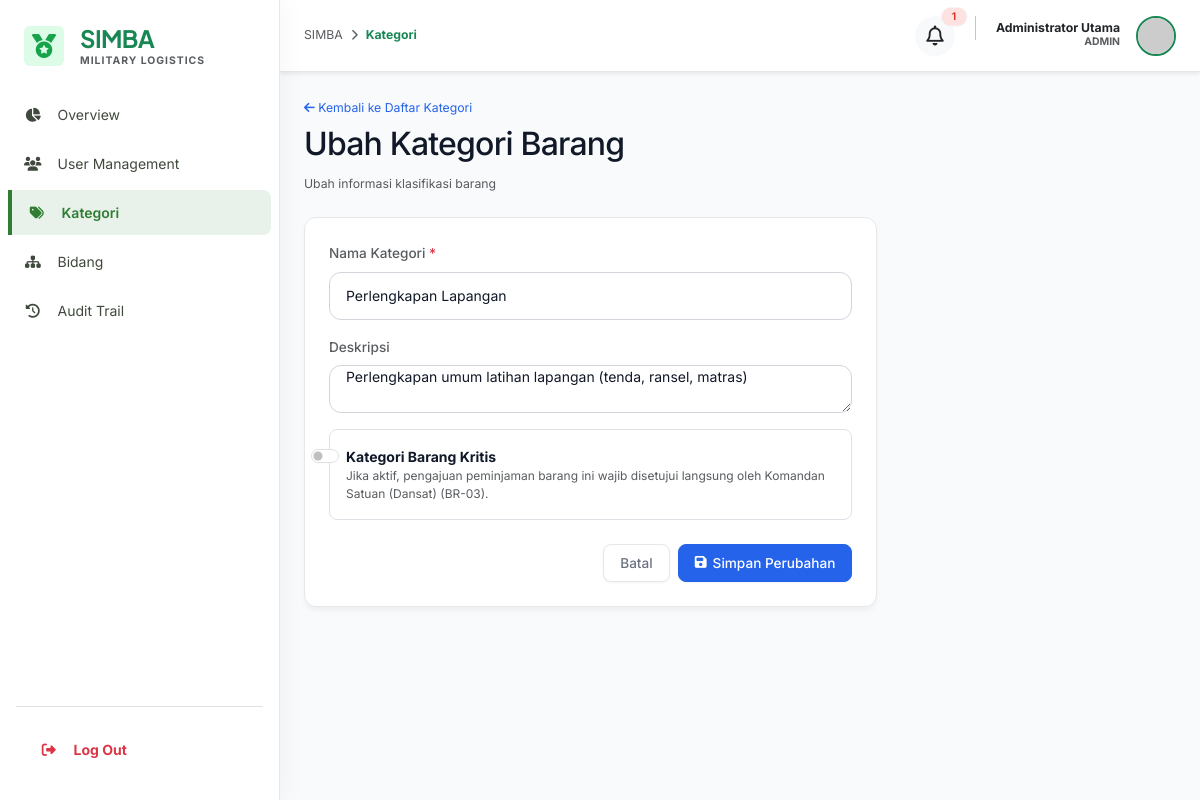
Screenshot of /public/index.php?controller=kategori&action=edit&id=1 (signed in) with the database file from the repository.
### tables this page shows
CREATE TABLE `kategori_barang` (
  `kategori_id` int(11) NOT NULL,
  `nama_kategori` varchar(100) NOT NULL,
  `deskripsi` text DEFAULT NULL,
  `is_critical` tinyint(1) NOT NULL DEFAULT 0,
  `created_at` datetime NOT NULL DEFAULT current_timestamp()
);

### app/controllers/KategoriController.php (called while the page is built, shortened)
<?php
class KategoriController extends Controller {
    public function edit() {
        $id = (int)$this->input('id');
        $model = new KategoriBarang();
        $category = $model->find($id);
        $errors = [];
        $this->view('kategori/edit', [
            'title' => 'Ubah Kategori Barang',
            'category' => $category,
            'errors' => $errors
        ]);
    }
}

### public/index.php (called while the page is built, shortened)
<?php
require_once dirname(__DIR__) . '/core/Database.php';
require_once dirname(__DIR__) . '/core/Controller.php';
require_once dirname(__DIR__) . '/core/Model.php';
$actionName = isset($_GET['action']) ? trim($_GET['action']) : 'index';
$controllerInstance = new $controllerClass();
$controllerInstance->$actionName();

### core/Database.php (called while the page is built, shortened)
<?php
class Database {
    private static $instance = null;
    private $pdo;
    private function __construct() {
        try {
            $dsn = "mysql:host=" . DB_HOST . ";port=" . DB_PORT . ";dbname=" . DB_NAME . ";charset=utf8mb4";
            $options = [
                PDO::ATTR_ERRMODE            => PDO::ERRMODE_EXCEPTION,
                PDO::ATTR_DEFAULT_FETCH_MODE => PDO::FETCH_ASSOC,
                PDO::ATTR_EMULATE_PREPARES   => false,
            ];
            $this->pdo = new PDO($dsn, DB_USER, DB_PASS, $options);
        } catch (PDOException $e) {
            error_log("Database Connection Error: " . $e->getMessage());
            die("Sistem sedang mengalami kendala teknis. Silakan coba beberapa saat lagi.");
        }
    }
    public static function getInstance() {
        if (self::$instance === null) {
            self::$instance = new self();
        }
        return self::$instance;
    }
    public function getConnection() {
        return $this->pdo;
    }
}

### core/Model.php (called while the page is built, shortened)
<?php
require_once __DIR__ . '/Database.php';
abstract class Model {
    protected $db;
    protected $table;
    protected $primaryKey = 'id';
    public function __construct() {
        $this->db = Database::getInstance()->getConnection();
    }
    protected function query($sql, $params = []) {
        $stmt = $this->db->prepare($sql);
        $stmt->execute($params);
        return $stmt;
    }
    public function find($id) {
        $sql = "SELECT * FROM {$this->table} WHERE {$this->primaryKey} = :id LIMIT 1";
        return $this->query($sql, ['id' => $id])->fetch();
    }
}

### app/views/kategori/edit.php (the view, shortened to what this page needs)
<div class="mb-4">
    <a href="index.php?controller=kategori&action=index" class="text-accent text-decoration-none small">
        <i class="fa-solid fa-arrow-left"></i> Kembali ke Daftar Kategori
    </a>
    <h1 class="h2 font-heading mt-2" style="color: var(--text-primary);">Ubah Kategori Barang</h1>
    <span class="text-muted small">Ubah informasi klasifikasi barang</span>
</div>
<div class="row">
    <div class="col-md-8">
        <div class="glass-card p-4">
            <form action="index.php?controller=kategori&action=edit&id=<?= $category['kategori_id'] ?>" method="POST" autocomplete="off">
                <div class="mb-3">
                    <label for="nama_kategori" class="form-label text-muted small">Nama Kategori <span class="text-danger">*</span></label>
                    <input type="text" class="form-control <?= isset($errors['nama_kategori']) ? 'is-invalid' : '' ?>" id="nama_kategori" name="nama_kategori" value="<?= htmlspecialchars($_POST['nama_kategori'] ?? $category['nama_kategori']) ?>" required>
                </div>
                <div class="mb-3">
                    <label for="deskripsi" class="form-label text-muted small">Deskripsi</label>
                    <textarea class="form-control" id="deskripsi" name="deskripsi" rows="3"><?= htmlspecialchars($_POST['deskripsi'] ?? $category['deskripsi']) ?></textarea>
                </div>
                <div class="mb-4">
                    <div class="form-check form-switch bg-tertiary p-3 rounded-3 border" style="border-color: var(--border-color); padding-left: 2.85rem;">
                        <input class="form-check-input" type="checkbox" role="switch" id="is_critical" name="is_critical" value="1" <?= (($_POST['is_critical'] ?? $category['is_critical']) == '1') ? 'checked' : '' ?>>
                        <label class="form-check-label" for="is_critical">
                            <strong>Kategori Barang Kritis</strong>
                            <span class="d-block text-muted small" style="font-size: 0.75rem;">Jika aktif, pengajuan peminjaman barang ini wajib disetujui langsung oleh Komandan Satuan (Dansat) (BR-03).</span>
                        </label>
                    </div>
                </div>
                <div class="d-flex gap-2 justify-content-end">
                    <a href="index.php?controller=kategori&action=index" class="btn btn-outline-custom">Batal</a>
                    <button type="submit" class="btn btn-primary"><i class="fa-solid fa-floppy-disk"></i> Simpan Perubahan</button>
                </div>
            </form>
        </div>
    </div>
</div>

### public/css/style.css (style rules this page uses)
:root { --sidebar-bg: #111827; --sidebar-hover: #1F2937; --sidebar-active: #374151; --sidebar-active-border: #3B82F6; --sidebar-text: #9CA3AF; --sidebar-text-active: #FFFFFF; --sidebar-width: 250px; --sidebar-collapsed-width: 78px; --bg-main: #F8FAFC; --bg-card: #FFFFFF; --font-heading: 'Inter', sans-serif; --font-body: 'Inter', sans-serif; --text-primary: #111827; --text-secondary: #6B7280; --text-muted: #9CA3AF; --text-muted-lt: #D1D5DB; --primary: #2563EB; --primary-hover: #1D4ED8; --primary-light: #EFF6FF; --green: #16A34A; --green-lt: #DCFCE7; --green-hover: #15803D; --amber: #F59E0B; --amber-lt: #FEF3C7; --amber-hover: #D97706; --red: #DC2626; --red-lt: #FEE2E2; --red-hover: #B91C1C; --blue: #2563EB; --blue-lt: #DBEAFE; --purple: #7C3AED; --purple-lt: #EDE9FE; --gray-200: #E5E7EB; --border-color: #E5E7EB; --border-focus: #2563EB; --shadow-sm: 0 1px 2px 0 rgba(0, 0, 0, 0.05); --shadow-md: 0 4px 6px -1px rgba(0, 0, 0, 0.1), 0 2px 4px -1px rgba(0, 0, 0, 0.06); --shadow-card: 0 4px 6px -1px rgba(0, 0, 0, 0.05); --shadow-lg: 0 10px 15px -3px rgba(0, 0, 0, 0.1), 0 4px 6px -2px rgba(0, 0, 0, 0.05); --shadow-hover: 0 10px 15px -3px rgba(0, 0, 0, 0.05); --shadow-ring: 0 0 0 3px rgba(37, 99, 235, 0.2); --radius-sm: 6px; --radius-md: 8px; --radius-lg: 12px; --radius-xl: 16px; --radius-pill: 9999px; --transition: all 0.2s ease-in-out; }
body { background-color: var(--bg-main); color: var(--text-primary); font-family: var(--font-body); font-size: 14px; line-height: 1.5; -webkit-font-smoothing: antialiased; -moz-osx-font-smoothing: grayscale; }
h1, h2, h3, h4, h5, h6 { font-family: var(--font-heading); font-weight: 600; color: var(--text-primary); letter-spacing: -0.025em; margin-bottom: 0.5rem; }
a { color: var(--primary); text-decoration: none; transition: var(--transition); }
.card-modern, .glass-card { background: var(--bg-card); border: 1px solid var(--border-color); border-radius: var(--radius-lg); box-shadow: var(--shadow-card); margin-bottom: 24px; overflow: hidden; }
.card-modern .card-body, .glass-card { padding: 24px; }
.glass-card { padding: 24px; }
.btn { font-family: var(--font-body); font-weight: 500; font-size: 0.85rem; padding: 8px 16px; border-radius: var(--radius-md); transition: var(--transition); display: inline-flex; align-items: center; justify-content: center; gap: 6px; line-height: 1.5; border: 1px solid transparent; }
.btn-primary, .btn-accent { background: var(--primary); color: #fff !important; border-color: var(--primary); box-shadow: 0 1px 2px rgba(0, 0, 0, 0.05); }
.btn-outline-custom, .btn-outline { background: #fff; border-color: var(--border-color); color: var(--text-secondary); box-shadow: var(--shadow-sm); }
.form-label { font-weight: 500; font-size: 0.85rem; color: var(--text-primary); margin-bottom: 8px; }
.form-control, .form-select { background-color: #fff; border: 1px solid #D1D5DB; border-radius: 12px; padding: 0 16px; height: 48px; font-size: 0.875rem; color: var(--text-primary); transition: var(--transition); box-shadow: none; }
.form-control::placeholder { color: #9CA3AF; }
:root { --wp-blue: #0073aa; --wp-blue-hover: #005177; --wp-text-dark: #2c3338; }
.card-modern, .glass-card, .metric-card { transition: transform 0.3s cubic-bezier(0.34, 1.56, 0.64, 1), box-shadow 0.3s ease; }

### app/views/layouts/main.php (style rules this page uses)
body { font-family: 'Inter', sans-serif; background-color: #F8FAFC; }

### rows the page displays
kategori_barang: nama_kategori "Perlengkapan Lapangan", deskripsi "Perlengkapan umum latihan lapangan (tenda, ransel, matras)"

### other values shown
$label "Overview User Management Kategori Bidang Audit Trail"
$currentController "Kategori"
$unreadCount "1"
$fullName "Administrator Utama"
ROLE_NAMES[$roleId] "ADMIN"
